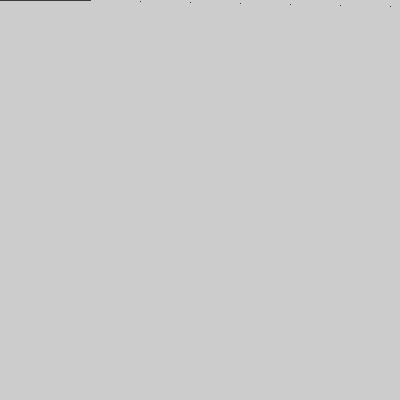
Frame 1 (no input)
Frame 2 (the mouse pressed at the canvas centre, redrawn once): identical to frame 1, image omitted

The Processing sketch that drew this single still picture (run headless with seeded random() and noise(); the mouse was pressed at the canvas centre and the sketch redrawn once):

// Processing sketch: lINESDUDERE
// ── lINESDUDERE.pde
int x,y;


void setup() {
  size(400,400);
  frameRate(10);
  //Set start coords
  
  x=0;
  
  y=0;
  
}


void draw() {
  fill(255);
  drawName();
  noLoop();
}


//Algorithm for your first name
void drawName() {
  moveRight(9);
  moveDown(5);
}


//Method to draw right line

void moveRight(int rep) {
  for(int i=0;i<rep*10;i++){
    point(x+i ,y);
  }
  
  x=x+(10*rep);
}

void moveDown(int rep)  {
  for(int i=0;i<rep*10;i++) {
    point(x,y+i);
   x=x+(10*rep);}
}
  

void moveUp(int rep) {
  for(int i=0;i<rep*10; i++)  {
    point(x,y+i);
  x=x+(10*rep);
  }
}
